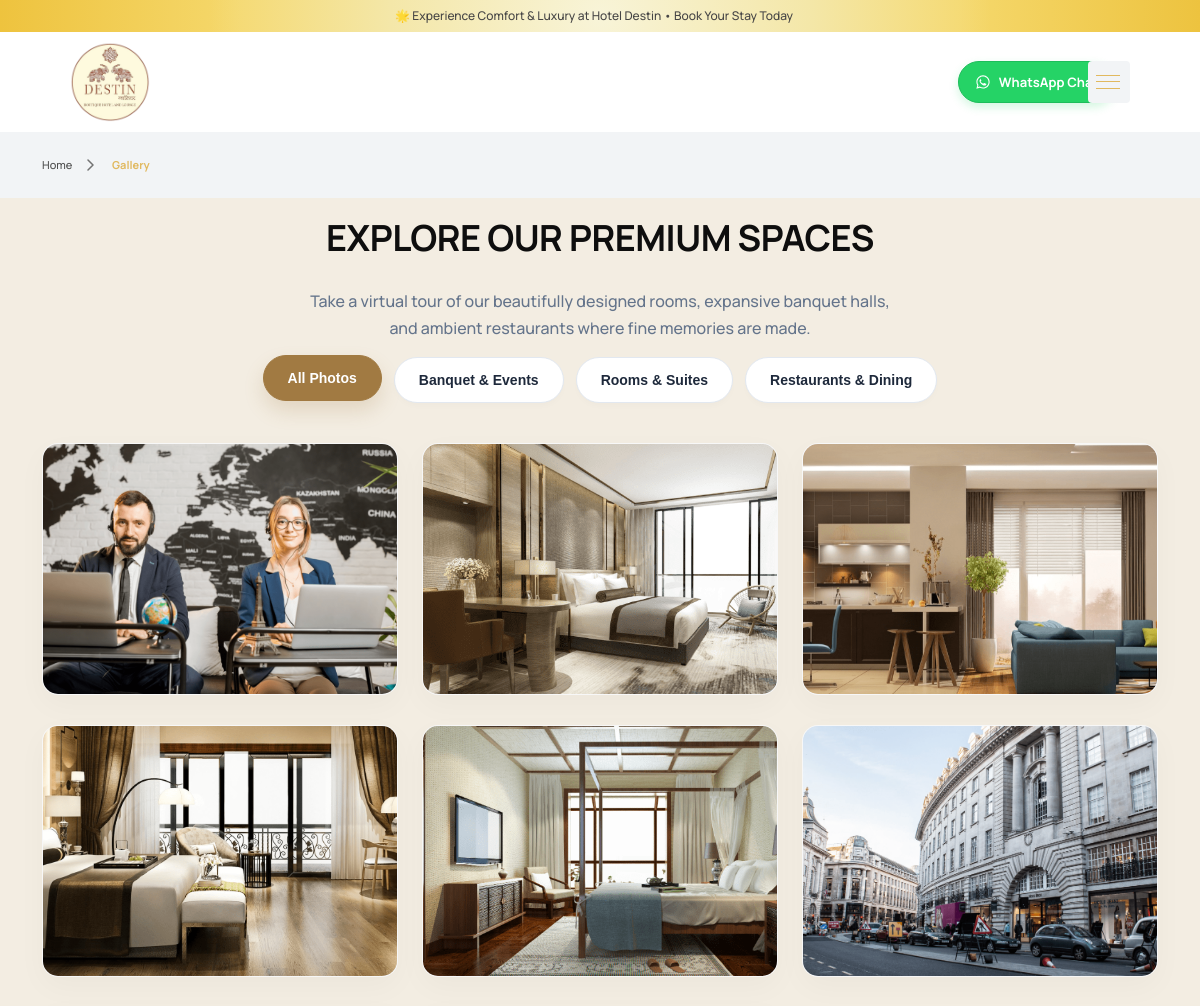
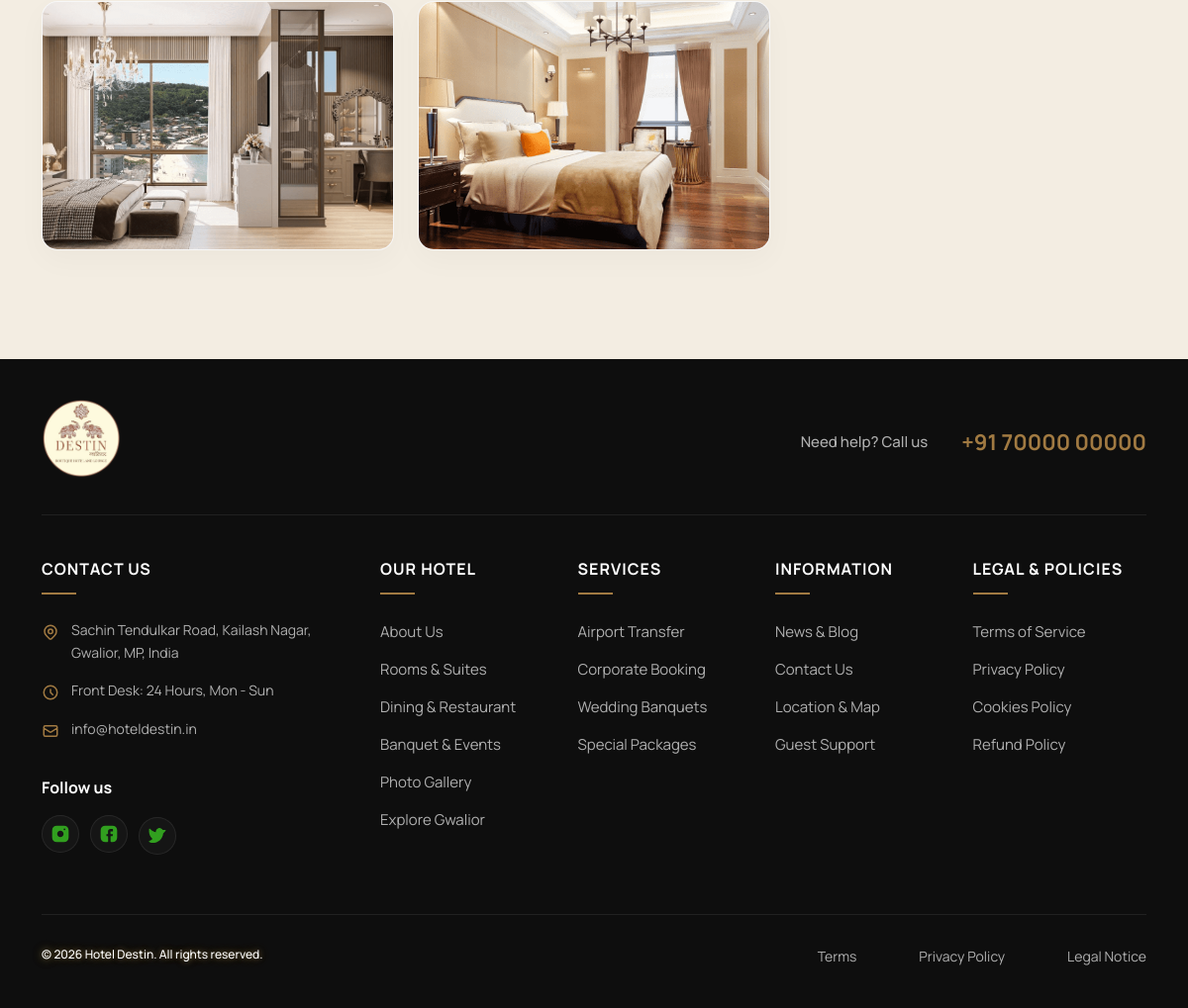
/gallery.php, run on the app's committed database (2 pictures, top to bottom).
### tables this page shows
CREATE TABLE IF NOT EXISTS `gallery` (
  `id` INT AUTO_INCREMENT PRIMARY KEY,
  `title` VARCHAR(100) NOT NULL,
  `category` VARCHAR(50) NOT NULL,
  `image_path` VARCHAR(255) NOT NULL,
  `description` VARCHAR(255) NULL,
  `created_at` TIMESTAMP DEFAULT CURRENT_TIMESTAMP
);

CREATE TABLE IF NOT EXISTS `settings` (
  `id` INT AUTO_INCREMENT PRIMARY KEY,
  `key_name` VARCHAR(100) NOT NULL UNIQUE,
  `val_content` TEXT NULL,
  `created_at` TIMESTAMP DEFAULT CURRENT_TIMESTAMP
);

### db.php (called while the page is built, shortened)
<?php
try {
    $dsn = "mysql:host=" . DB_HOST . ";dbname=" . DB_NAME . ";charset=utf8mb4";
    $options = [
        PDO::ATTR_ERRMODE            => PDO::ERRMODE_EXCEPTION,
        PDO::ATTR_DEFAULT_FETCH_MODE => PDO::FETCH_ASSOC,
        PDO::ATTR_EMULATE_PREPARES   => false,
    ];
    $pdo = new PDO($dsn, DB_USER, DB_PASS, $options);
} catch (PDOException $e) {
    error_log("Database connection error: " . $e->getMessage());
    http_response_code(500);
    exit("<h2>500 Internal Server Error</h2><p>Database connection failure. Please try again later.</p>");
}
function get_setting($key, $default = '') {
    global $pdo;
    try {
        $stmt = $pdo->prepare("SELECT val_content FROM settings WHERE key_name = ?");
        $stmt->execute([$key]);
        $val = $stmt->fetchColumn();
        return $val !== false ? $val : $default;
    } catch (Exception $e) {
        return $default;
    }
}
?>

### gallery.php (the view, shortened to what this page needs)
<?php
require_once __DIR__ . '/db.php';
$gallery_items = [];
try {
    $stmt = $pdo->prepare("SELECT * FROM gallery ORDER BY id DESC");
    $stmt->execute();
    $db_gallery = $stmt->fetchAll();
    if (count($db_gallery) > 0) {
        foreach ($db_gallery as $g) {
            $gallery_items[] = [
                'title' => $g['title'],
                'category' => $g['category'],
                'image' => $g['image_path'],
                'description' => $g['description']
            ];
        }
    } else {
        $gallery_items = [];
    }
} catch (Exception $e) {
    error_log("Database gallery fetch fallback: " . $e->getMessage());
    $gallery_items = [];
}
$categories = array_unique(array_column($gallery_items, 'category'));
$category_names = [
    'rooms' => 'Rooms & Suites',
    'banquet' => 'Banquet & Events',
    'restaurant' => 'Restaurants & Dining'
];
?>
<!DOCTYPE html>
<html lang="en" data-bs-theme="light">
<head>
    <link href="assets/css/stylee209.css?v=1.0.0" rel="stylesheet">
</head>
<body>
    <?php include("include/header.php"); ?>
    <main class="main">
        <section class="box-section box-breadcrumb background-100">
            <div class="container">
                <ul class="breadcrumbs">
                    <li> <a href="index.php">Home</a><span class="arrow-right">
                            <svg width="7" height="12" viewbox="0 0 7 12" fill="none" xmlns="http://www.w3.org/2000/svg">
                                <path d="M1 11L6 6L1 1" stroke="" stroke-width="1.5" stroke-linecap="round" stroke-linejoin="round"></path>
                            </svg></span></li>
                    <li> <span class="text-breadcrumb">Gallery</span></li>
                </ul>
            </div>
        </section>
        <section class="section-box box-gallery-header background-body pt-10 pb-15">
            <div class="container">
                <div class="text-center wow fadeInUp">
                    <h1 class="gallery-title-main mb-20 font-heading">Explore Our Premium Spaces</h1>
                    <p class="text-lg neutral-500 max-width-600 mx-auto">
                        Take a virtual tour of our beautifully designed rooms, expansive banquet halls, and ambient restaurants where fine memories are made.
                    </p>
                </div>
            </div>
        </section>
        <section class="section-box box-gallery-grid background-body pb-80">
            <div class="container">
                <?php if (count($gallery_items) > 0): ?>
                    <div class="gallery-filter-container wow fadeInUp" id="galleryFilters">
                        <button class="gallery-filter-btn active" data-filter="all">All Photos</button>
                        <?php foreach ($categories as $cat): ?>
                            <button class="gallery-filter-btn" data-filter="<?php echo $cat; ?>">
                                <?php echo isset($category_names[$cat]) ? $category_names[$cat] : ucfirst($cat); ?>
                            </button>
                        <?php endforeach; ?>
                    </div>
                    <div class="row gallery-grid">
                        <?php foreach ($gallery_items as $index => $item): ?>
                            <?php
                            $file_path = $item['image'];
                            $ext = strtolower(pathinfo($file_path, PATHINFO_EXTENSION));
                            $is_video = in_array($ext, ['mp4', 'webm', 'mov', 'm4v']);
                            ?>
                            <div class="col-lg-4 col-md-6 col-sm-12 gallery-grid-item" data-category="<?php echo $item['category']; ?>">
                                <div class="gallery-card wow fadeInUp">
                                    <?php if ($is_video): ?>
                                        <a href="#video-modal-<?= $index ?>" class="gallery-video-popup" title="<?php echo htmlspecialchars($item['title']); ?>">
                                            <div class="gallery-img-wrapper">
                                                <video src="<?php echo $file_path; ?>" muted loop autoplay playsinline></video>
                                                <div class="video-play-btn">
                                                    <svg width="24" height="24" fill="currentColor" viewBox="0 0 24 24">
                                                        <path d="M8 5v14l11-7z" />
                                                    </svg>
                                                </div>
                                            </div>
                                            <div class="gallery-overlay">
                                                <h3 class="gallery-title" style="transform: translateY(0); margin-bottom: 0;"><?php echo htmlspecialchars($item['title']); ?></h3>
                                            </div>
                                        </a>
                                        <div id="video-modal-<?= $index ?>" class="mfp-hide white-popup-block">
                                            <video src="<?php echo $file_path; ?>" controls style="width: 100%; height: auto; display: block; border-radius: 8px;"></video>
                                            <h3 style="color: #fff; margin-top: 15px; font-size: 18px; font-weight: 700;"><?= htmlspecialchars($item['title']) ?></h3>
                                            <?php if (!empty($item['description'])): ?>
                                                <p style="color: #ccc; font-size: 14.5px; margin-top: 8px; line-height: 1.5;"><?= htmlspecialchars($item['description']) ?></p>
                                            <?php endif; ?>
                                        </div>
                                    <?php else: ?>
                                        <a href="<?php echo $item['image']; ?>" class="gallery-image-popup" title="<?php echo htmlspecialchars($item['title']); ?>">
                                            <div class="gallery-img-wrapper">
                                                <img src="<?php echo $item['image']; ?>" alt="<?php echo htmlspecialchars($item['title']); ?>" loading="lazy">
                                            </div>
                                        </a>
                                    <?php endif; ?>
                                </div>
                            </div>
                        <?php endforeach; ?>
                    </div>
                <?php endif; ?>
            </div>
        </section>
    </main>
    <?php include("include/footer.php"); ?>
</body>
</html>

### include/footer.php (shortened to what this page needs)
<footer class="footer">
  <div class="container">
    <div class="footer-top">
      <div class="row align-items-center">
        <div class="col-md-4 text-center text-md-start">
          <a class="d-inline-block" href="index.php">
            <img alt="Hotel Destin" src="assets/imgs/template/logo-destin.png" style="max-height: 80px; width: auto;">
          </a>
        </div>
        <div class="col-md-8 text-center text-md-end">
          <?php
          $hotel_phone = get_setting('hotel_phone') ?: '1-800-222-8888';
          $phones = array_map('trim', explode(',', $hotel_phone));
          $first_phone = isset($phones[0]) ? $phones[0] : '1-800-222-8888';
          ?>
          <div class="d-flex align-items-center justify-content-center justify-content-md-end">
            <a class="text-md-medium need-help" href="tel:<?= htmlspecialchars($first_phone) ?>">Need help? Call us</a>
            <a class="heading-6 phone-support" href="tel:<?= htmlspecialchars($first_phone) ?>"><?= htmlspecialchars($first_phone) ?></a>
          </div>
        </div>
      </div>
    </div>
    <div class="row">
      <div class="col-md-3 col-sm-12 footer-1">
        <h6>Contact Us</h6>
        <div class="mt-20 mb-20">
          <div class="box-info-contact">
            <div class="footer-contact-item">
              <span><?= htmlspecialchars(get_setting('hotel_address') ?: 'Sachin Tendulkar Road, Gwalior, Madhya Pradesh') ?></span>
            </div>
            <div class="footer-contact-item">
              <svg width="18" height="18" fill="none" stroke="currentColor" stroke-width="2" viewBox="0 0 24 24" xmlns="http://www.w3.org/2000/svg">
                <path stroke-linecap="round" stroke-linejoin="round" d="M12 8v4l3 3m6-3a9 9 0 11-18 0 9 9 0 0118 0z"></path>
              </svg>
              <span>Front Desk: 24 Hours, Mon - Sun</span>
            </div>
            <?php
            $hotel_email = get_setting('hotel_email') ?: 'info@hoteldestin.in';
            $emails = array_map('trim', explode(',', $hotel_email));
            $first_email = isset($emails[0]) ? $emails[0] : 'info@hoteldestin.in';
            ?>
            <div class="footer-contact-item">
              <svg width="18" height="18" fill="none" stroke="currentColor" stroke-width="2" viewBox="0 0 24 24" xmlns="http://www.w3.org/2000/svg">
                <path stroke-linecap="round" stroke-linejoin="round" d="M3 8l7.89 5.26a2 2 0 002.22 0L21 8M5 19h14a2 2 0 002-2V7a2 2 0 00-2-2H5a2 2 0 00-2 2v10a2 2 0 002 2z"></path>
              </svg>
              <span><?= htmlspecialchars($first_email) ?></span>
            </div>
          </div>
          <p class="text-md-bold title-follow neutral-0" style="font-weight:700; margin-top:25px; color:#ffffff;">Follow us</p>
          <div class="box-socials-footer">
            <a class="icon-socials icon-instagram" href="#" aria-label="Instagram">
            </a>
            <a class="icon-socials icon-facebook" href="#" aria-label="Facebook">
            </a>
            <a class="icon-socials icon-twitter" href="#" aria-label="Twitter">
            </a>
          </div>
        </div>
      </div>
      <div class="col-md-2 col-xs-6 footer-2">
        <h6>Our Hotel</h6>
        <ul class="menu-footer">
          <li><a href="about.php">About Us</a></li>
          <li><a href="rooms.php">Rooms & Suites</a></li>
          <li><a href="restaurant.php">Dining & Restaurant</a></li>
          <li><a href="banquet.php">Banquet & Events</a></li>
          <li><a href="gallery.php">Photo Gallery</a></li>
          <li><a href="explore-gwalior.php">Explore Gwalior</a></li>
        </ul>
      </div>
      <div class="col-md-2 col-xs-6 footer-3">
        <h6>Services</h6>
        <ul class="menu-footer">
          <li><a href="airport-transfer.php">Airport Transfer</a></li>
          <li><a href="corporate-booking.php">Corporate Booking</a></li>
          <li><a href="wedding-banquet.php">Wedding Banquets</a></li>
          <li><a href="rooms.php">Special Packages</a></li>
        </ul>
      </div>
      <div class="col-md-2 col-xs-6 footer-4">
        <h6>Information</h6>
        <ul class="menu-footer">
          <li><a href="blog.php">News & Blog</a></li>
          <li><a href="contact.php">Contact Us</a></li>
          <li><a href="contact.php#map">Location & Map</a></li>
          <li><a href="contact.php">Guest Support</a></li>
        </ul>
      </div>
      <div class="col-md-3 col-xs-6 footer-5">
        <h6>Legal & Policies</h6>
        <ul class="menu-footer">
          <li><a href="terms.php">Terms of Service</a></li>
          <li><a href="terms.php">Privacy Policy</a></li>
          <li><a href="terms.php">Cookies Policy</a></li>
          <li><a href="terms.php">Refund Policy</a></li>
        </ul>
      </div>
    </div>
    <div class="footer-bottom mt-50">
      <div class="row">
        <div class="col-md-6 text-md-start text-center mb-20">
          <p class="text-sm color-white">© <?= date('Y') ?> Hotel Destin. All rights reserved.</p>
        </div>
        <div class="col-md-6 text-md-end text-center mb-20">
          <ul class="menu-bottom-footer">
            <li><a href="terms.php">Terms</a></li>
            <li><a href="terms.php">Privacy Policy</a></li>
            <li><a href="terms.php">Legal Notice</a></li>
          </ul>
        </div>
      </div>
    </div>
  </div>
</footer>

### data on the page
gallery: image_path (picture)
gallery: image_path (picture)
gallery: image_path (picture)
gallery: image_path (picture)
gallery: image_path (picture)
gallery: image_path (picture)
gallery: image_path (picture)
gallery: image_path (picture)
settings: val_content "+91 70000 00000"
settings: val_content "Sachin Tendulkar Road, Kailash Nagar, Gwalior, MP, India"
settings: val_content "info@hoteldestin.in"

### other printed values
$announcement_text "🌟 Experience Comfort & Luxury at Hotel Destin • Book Your Stay Today"
$category_names[$cat] "Banquet & Events"
$category_names[$cat] "Rooms & Suites"
$category_names[$cat] "Restaurants & Dining"
